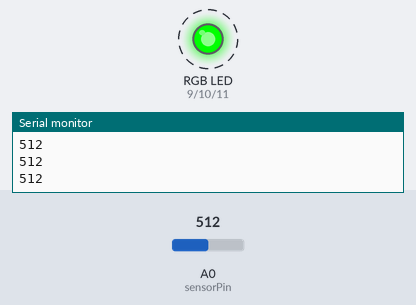
Simulated run of this sketch. Board: Arduino Uno, built with avr-gcc and run on an emulated ATmega328P. On the bench: an RGB LED mixed from three pins (HIGH = lit), the last lines printed to the serial monitor. Dashed ring = blinking. The test bench sets the inputs (shaded band); at power-on: A0 (sensorPin) = 512.

Above: at 1.25 s.
1.3 s: A0 (sensorPin) set to 716
At 1.45 s:
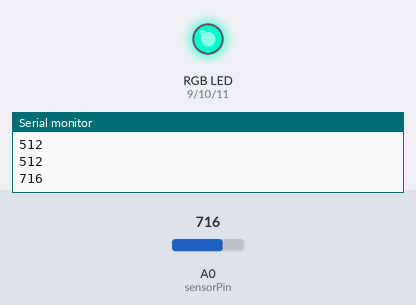
4.3 s: A0 (sensorPin) set to 900
7.3 s: A0 (sensorPin) set to 1023
10.3 s: A0 (sensorPin) set to 245
At 10.46 s:
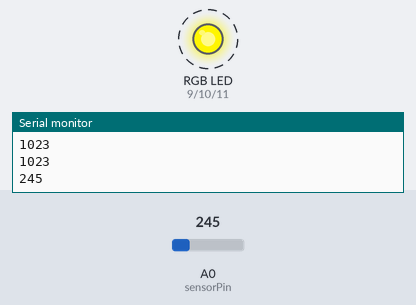
13.3 s: A0 (sensorPin) set to 265
At 13.47 s:
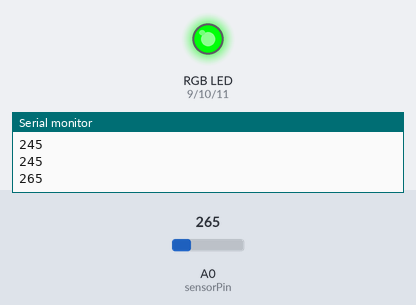
16.3 s: A0 (sensorPin) set to 122
At 16.57 s:
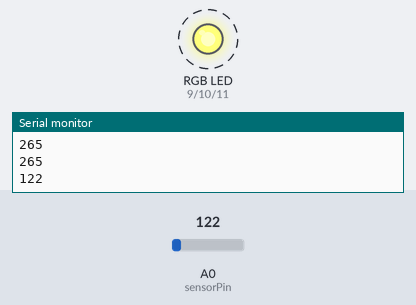
Timing chart, 0 to 20.3 s (numbered marks = the images above; inputs shaded):
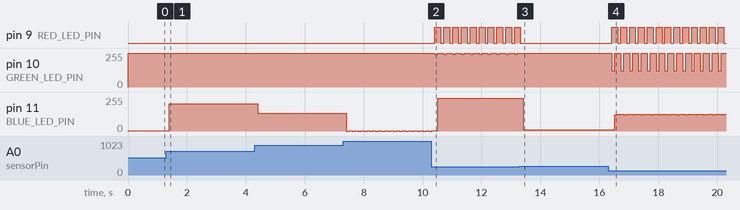

Measured:
- after the input at 10.3 s, pin 9 (RED_LED_PIN): alternates HIGH for 0.20 s and LOW for 0.10 s, starting after 0.12 s; pin 10 (GREEN_LED_PIN): alternates 255/255 for 0.20 s and 245/255 for 0.10 s, starting after 0.12 s
- after the input at 13.3 s, pin 9 (RED_LED_PIN): goes on until 13.3 s, then stays LOW; pin 10 (GREEN_LED_PIN): stops changing and stays 255/255
- after the input at 16.3 s, pin 9 (RED_LED_PIN): alternates HIGH for 0.20 s and LOW for 0.10 s, starting after 0.13 s; pin 10 (GREEN_LED_PIN): alternates 255/255 for 0.20 s and 122/255 for 0.10 s, starting after 0.13 s
- by itself, pin 11 (BLUE_LED_PIN): repeats every 0.30 s: 123/255 0.10 s, 124/255 0.20 s

The sketch:

BUILD12.ino
```cpp
/*
  RGB_LED_Color_Fade_Cycle.pde

  Cycles through the colors of a RGB LED
  Written for SparkFun Arduino Inventor's Kit CIRC-RGB
*/


// LED leads connected to PWM pins
const int RED_LED_PIN = 9;
const int GREEN_LED_PIN = 10;
const int BLUE_LED_PIN = 11;


int ledDigitalOne[] = {9, 10, 11};


int sensorPin = A0;

const int DISPLAY_TIME = 100;

// Used to store the current intensity level of the individual LEDs
int redIntensity = 0;
int greenIntensity = 0;
int blueIntensity = 0;

int setColor = (redIntensity, greenIntensity, blueIntensity);

int sensorValue = 0;

// Length of time we spend showing each color


void setup() {
  // No setup required.
    for(int i = 0; i < 3; i++){
   pinMode(ledDigitalOne[i], OUTPUT);   //Set the three LED pins as outputs
  }
  Serial.begin(9600);
}

void loop() {
    sensorValue = analogRead(sensorPin);
    Serial.println(sensorValue);
    /*
  // Cycle color from red through to green
  // (In this loop we move from 100% red, 0% green to 0% red, 100% green)
  for (greenIntensity = 0; greenIntensity <= 255; greenIntensity+=5) {
        redIntensity = 255-greenIntensity;
        analogWrite(GREEN_LED_PIN, greenIntensity);
        analogWrite(RED_LED_PIN, redIntensity);
        delay(DISPLAY_TIME);
  }
  // Cycle color from green through to blue
  // (In this loop we move from 100% green, 0% blue to 0% green, 100% blue)
  for (blueIntensity = 0; blueIntensity <= 255; blueIntensity+=5) {
        greenIntensity = 255-blueIntensity;
        analogWrite(BLUE_LED_PIN, blueIntensity);
        analogWrite(GREEN_LED_PIN, greenIntensity);
        delay(DISPLAY_TIME);
  }
  // Cycle cycle from blue through to red
  // (In this loop we move from 100% blue, 0% red to 0% blue, 100% red)
  for (redIntensity = 0; redIntensity <= 255; redIntensity+=5) {
        blueIntensity = 255-redIntensity;
        analogWrite(RED_LED_PIN, redIntensity);
        analogWrite(BLUE_LED_PIN, blueIntensity);
        delay(DISPLAY_TIME);
  }
  */


  if(sensorValue <= 255) {
    redIntensity = 255;
    greenIntensity = sensorValue;
    blueIntensity= 0;
        analogWrite(GREEN_LED_PIN, greenIntensity);
        analogWrite(RED_LED_PIN, redIntensity);
        delay(DISPLAY_TIME);
  }
  if(255 <= sensorValue <= 510) {
    redIntensity = 255-(sensorValue-255);
    greenIntensity = 255;
    blueIntensity= sensorValue-255;
        analogWrite(BLUE_LED_PIN, blueIntensity);
        analogWrite(GREEN_LED_PIN, greenIntensity);
        delay(DISPLAY_TIME);
  }
  if(510 <= sensorValue <= 765) {
    redIntensity = 0;
    greenIntensity = 255-(sensorValue-510);
    blueIntensity= sensorValue-510;
        analogWrite(RED_LED_PIN, redIntensity);
        analogWrite(BLUE_LED_PIN, blueIntensity);
        delay(DISPLAY_TIME);
  }


}
```
